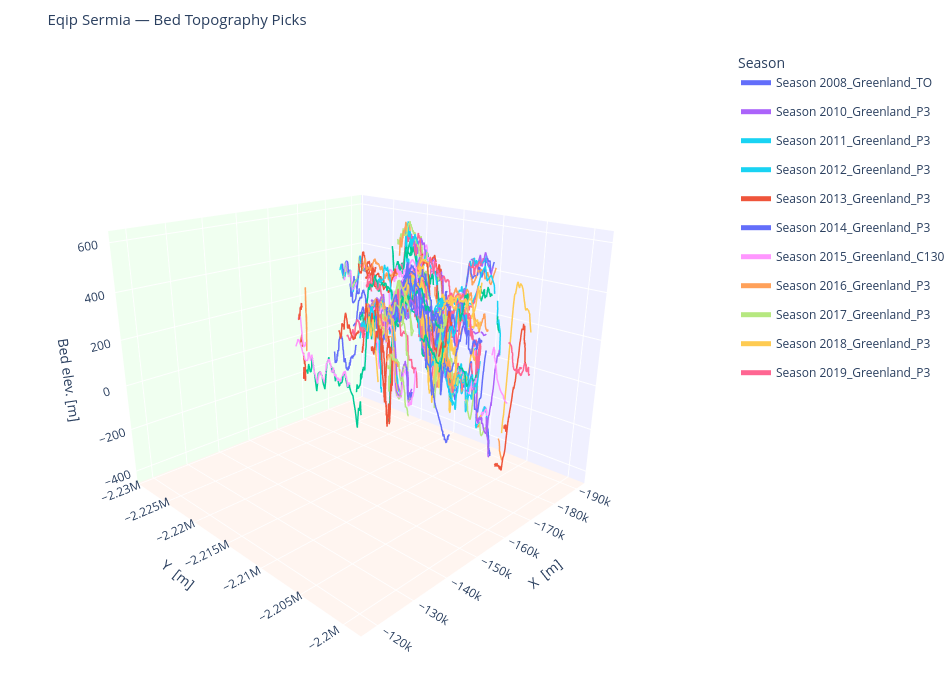

Source (notebook cell):
### Code cell
import pandas as pd
import numpy as np
import plotly.graph_objects as go

# ── Load data ─────────────────────────────────────────────────────────────────
pick_data_path = '../data/picks/Eqip_BedPicks.csv'
bed_data = pd.read_csv(pick_data_path)

# ── Build figure ──────────────────────────────────────────────────────────────
fig = go.Figure()

gap_threshold = 500.0   # metres — tune to your survey spacing

for season, group in bed_data.groupby('season'):

    # ── Detect segment breaks ─────────────────────────────────────────────────
    dx   = group['X'].diff().abs()
    dy   = group['Y'].diff().abs()
    dist = (dx**2 + dy**2)**0.5

    seg_id  = 0
    seg_ids = [0]
    for i in range(1, len(group)):
        if dist.iloc[i] > gap_threshold:
            seg_id += 1
        seg_ids.append(seg_id)
    group = group.copy()
    group['seg_id'] = seg_ids

    # ── One trace per segment ─────────────────────────────────────────────────
    for sid, seg in group.groupby('seg_id'):
        fig.add_trace(go.Scatter3d(
            x    = seg['X'],
            y    = seg['Y'],
            z    = seg['bottom'],
            mode = 'lines',
            name = f'Season {season}',
            legendgroup = str(season),
            showlegend  = (sid == 0),
            line = dict(width=3),
            customdata  = seg['segment'],          # ← pass segment label
            hovertemplate = (
                f"<b>Season {season}</b><br>"
                "Segment: %{customdata}<br>"        # ← show it in hover
                "X: %{x:.1f} m<br>"
                "Y: %{y:.1f} m<br>"
                "Bed: %{z:.1f} m<br>"
                "<extra></extra>"
            ),
        ))

# ── Layout ────────────────────────────────────────────────────────────────────
fig.update_layout(
    title  = dict(text='Eqip Sermia — Bed Topography Picks',
                  font=dict(size=15)),
    legend = dict(title='Season', itemsizing='constant'),
    margin = dict(l=0, r=0, t=50, b=0),
    scene  = dict(
        xaxis = dict(title='X  [m]',        showbackground=True,
                     backgroundcolor='rgb(240,240,255)'),
        yaxis = dict(title='Y  [m]',        showbackground=True,
                     backgroundcolor='rgb(240,255,240)'),
        zaxis = dict(title='Bed elev. [m]', showbackground=True,
                     backgroundcolor='rgb(255,245,240)'),
        aspectmode  = 'manual',
        aspectratio = dict(x=1.0, y=1.0, z=0.8),
        camera = dict(eye=dict(x=1.5, y=1.5, z=0.8)),
    ),
    width  = 950,
    height = 680,
)

from plotly.offline import iplot, init_notebook_mode
init_notebook_mode(connected=True)
iplot(fig)
